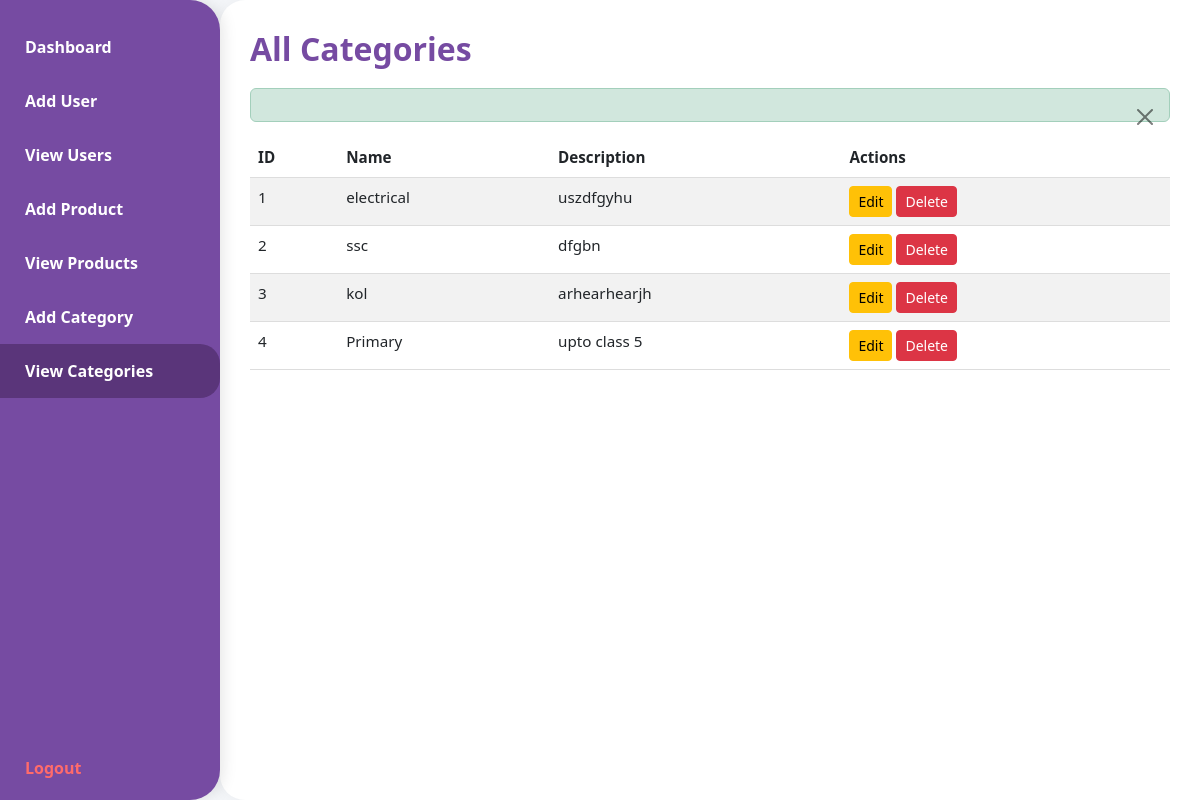
The page /DOC/DOC/combineproject/muntasir/log-rej-das/admin_dashboard.php?page=view_categories (signed in) on the database as committed earlier.
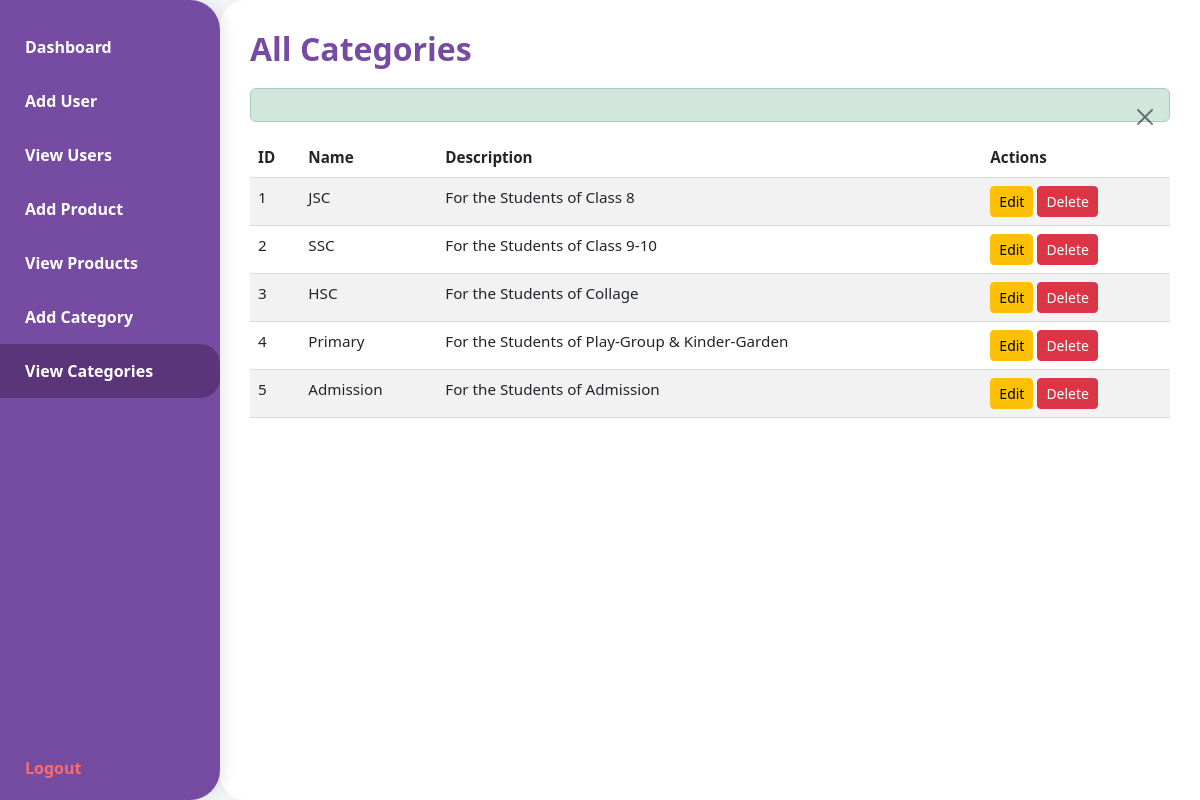
The same page on the database as committed later.
### tables this page shows
CREATE TABLE `categories` (
  `id` int(11) NOT NULL,
  `name` varchar(100) NOT NULL,
  `slug` varchar(100) NOT NULL,
  `description` text DEFAULT NULL,
  `icon` varchar(100) DEFAULT NULL,
  `status` enum('active','inactive') DEFAULT 'active',
  `created_by` int(11) DEFAULT NULL,
  `created_at` timestamp NOT NULL DEFAULT current_timestamp(),
  `updated_at` timestamp NOT NULL DEFAULT current_timestamp() ON UPDATE current_timestamp()
);

### DOC/DOC/combineproject/muntasir/log-rej-das/admin_dashboard.php (the view, shortened to what this page needs)
<?php
$db_host = 'localhost';
$db_user = 'root';
$db_pass = '';
$db_name = 'test_db';
$conn = new mysqli($db_host, $db_user, $db_pass, $db_name);
$delete_category_err = $delete_category_success = "";
$active_page = "dashboard";
if (isset($_GET['page'])) {
    $page = $_GET['page'];
    if (in_array($page, ['dashboard', 'add_user', 'view_users', 'edit_user', 'add_product', 'view_products', 'edit_product', 'add_category', 'view_categories', 'edit_category'])) {
        $active_page = $page;
    }
}
$categories_data = [];
if ($active_page === "view_categories" || $active_page === "add_product" || $active_page === "edit_product") {
    $result = $conn->query("SELECT id, name, description FROM categories ORDER BY id ASC");
    if ($result) {
        while ($row = $result->fetch_assoc()) {
            $categories_data[] = $row;
        }
    }
}
?>
<!DOCTYPE html>
<html lang="en">
<head>
    <link href="https://cdn.jsdelivr.net/npm/bootstrap@5.3.0/dist/css/bootstrap.min.css" rel="stylesheet" />
</head>
<body>
    <nav class="sidebar" aria-label="Admin Sidebar Navigation">
        <a href="?page=dashboard" class="<?php echo ($active_page === 'dashboard') ? 'active' : ''; ?>" aria-current="<?php echo ($active_page === 'dashboard') ? 'page' : ''; ?>">Dashboard</a>
        <a href="?page=add_user" class="<?php echo ($active_page === 'add_user') ? 'active' : ''; ?>">Add User</a>
        <a href="?page=view_users" class="<?php echo ($active_page === 'view_users') ? 'active' : ''; ?>">View Users</a>
        <a href="?page=add_product" class="<?php echo ($active_page === 'add_product') ? 'active' : ''; ?>">Add Product</a>
        <a href="?page=view_products" class="<?php echo ($active_page === 'view_products') ? 'active' : ''; ?>">View Products</a>
        <a href="?page=add_category" class="<?php echo ($active_page === 'add_category') ? 'active' : ''; ?>">Add Category</a>
        <a href="?page=view_categories" class="<?php echo ($active_page === 'view_categories') ? 'active' : ''; ?>">View Categories</a>
        <a href="?action=logout" class="logout-link">Logout</a>
    </nav>
    <main class="main-content">
<?php if ($active_page === 'dashboard'): ?>
    <h2>Welcome to Admin Dashboard</h2>
    <p>Hello <strong><?php echo htmlspecialchars($_SESSION["username"]); ?></strong>, you are logged in as <strong>Admin</strong>.</p>
    <p>Use the menu to manage users, products, and categories.</p>
    <h3>User Summary</h3>
    <?php
    $result = $conn->query("SELECT id, username, email, role, created_at FROM users ORDER BY id ASC LIMIT 5");
    if ($result && $result->num_rows > 0):
    ?>
        <div class="table-responsive">
            <table class="table table-striped table-hover">
                <thead>
                    <tr>
                        <th>ID</th>
                        <th>Username</th>
                        <th>Email</th>
                        <th>Role</th>
                        <th>Registered At</th>
                    </tr>
                </thead>
                <tbody>
                    <?php while ($row = $result->fetch_assoc()): ?>
                        <tr>
                            <td><?php echo htmlspecialchars($row['id']); ?></td>
                            <td><?php echo htmlspecialchars($row['username']); ?></td>
                            <td><?php echo htmlspecialchars($row['email']); ?></td>
                            <td><?php echo htmlspecialchars(ucfirst($row['role'])); ?></td>
                            <td><?php echo htmlspecialchars($row['created_at']); ?></td>
                        </tr>
                    <?php endwhile; ?>
                </tbody>
            </table>
        </div>
    <?php else: ?>
        <p>No users found.</p>
<?php endif; ?>
        <?php elseif ($active_page === 'view_categories'): ?>
            <h2>All Categories</h2>
            <?php if (isset($delete_category_success)): ?>
                <div class="alert alert-success alert-dismissible fade show" role="alert">
                    <button type="button" class="btn-close" data-bs-dismiss="alert" aria-label="Close"></button>
                </div>
            <?php elseif (isset($delete_category_err)): ?>
                <div class="alert alert-danger"><?php echo $delete_category_err; ?></div>
            <?php endif; ?>
            <?php if (!empty($categories_data)): ?>
                <div class="table-responsive" style="max-height: 500px;">
                    <table class="table table-striped table-hover" aria-describedby="Category list table">
                        <thead>
                            <tr>
                                <th>ID</th>
                                <th>Name</th>
                                <th>Description</th>
                                <th>Actions</th>
                            </tr>
                        </thead>
                        <tbody>
                            <?php foreach ($categories_data as $category): ?>
                                <tr>
                                    <td><?php echo htmlspecialchars($category['id']); ?></td>
                                    <td><?php echo htmlspecialchars($category['name']); ?></td>
                                    <td><?php echo htmlspecialchars($category['description']); ?></td>
                                    <td>
                                        <a href="?page=edit_category&id=<?php echo $category['id']; ?>" class="btn btn-sm btn-warning">Edit</a>
                                        <a href="?action=delete_category&id=<?php echo $category['id']; ?>" class="btn btn-sm btn-danger" onclick="return confirm('Are you sure you want to delete this category?');">Delete</a>
                                    </td>
                                </tr>
                            <?php endforeach; ?>
                        </tbody>
                    </table>
                </div>
            <?php else: ?>
                <p>No categories found.</p>
            <?php endif; ?>
        <?php endif; ?>
    </main>
</body>
</html>

### DOC/DOC/combineproject/muntasir/log-rej-das/admin_dashboard.php (style rules this page uses)
body, html { height: 100%; margin: 0; font-family: 'Segoe UI', Tahoma, Geneva, Verdana, sans-serif; background: #f5f7fa; }
.sidebar { height: 100vh; width: 220px; background-color: #764ba2; color: white; position: fixed; top: 0; left: 0; overflow-x: hidden; padding-top: 20px; display: flex; flex-direction: column; justify-content: flex-start; border-radius: 0 30px 30px 0; box-shadow: 3px 0 15px rgba(0,0,0,0.1); }
.sidebar a { padding: 15px 25px; text-decoration: none; font-size: 1rem; color: white; display: block; font-weight: 600; transition: background-color 0.3s ease; border-radius: 0 20px 20px 0; }
.sidebar a:hover, .sidebar a.active { background-color: #5a357a; }
.sidebar .logout-link { margin-top: auto; padding-bottom: 20px; color: #ff6b6b; font-weight: 700; }
.main-content { margin-left: 220px; padding: 30px; max-width: calc(100% - 220px); min-height: 100vh; background: white; border-radius: 25px 0 0 25px; box-shadow: 0 0 20px rgba(0,0,0,0.05); overflow-y: auto; }
h2 { color: #764ba2; font-weight: 700; margin-bottom: 20px; }
table { width: 100%; border-collapse: collapse; font-size: 0.95rem; }
thead { background-color: #764ba2; color: white; }
th, td { padding: 12px 15px; border-bottom: 1px solid #ddd; text-align: left; }

Rows that differ between the two databases and show on the page:
changed categories id 1: name "electrical" → "JSC"; description "uszdfgyhu" → "For the Students of Class 8"
changed categories id 2: name "ssc" → "SSC"; description "dfgbn" → "For the Students of Class 9-10"
changed categories id 3: name "kol" → "HSC"; description "arhearhearjh" → "For the Students of Collage"
changed categories "Primary": description "upto class 5" → "For the Students of Play-Group & Kinder-Garden"
added categories: id "5", name "Admission", description "For the Students of Admission"
